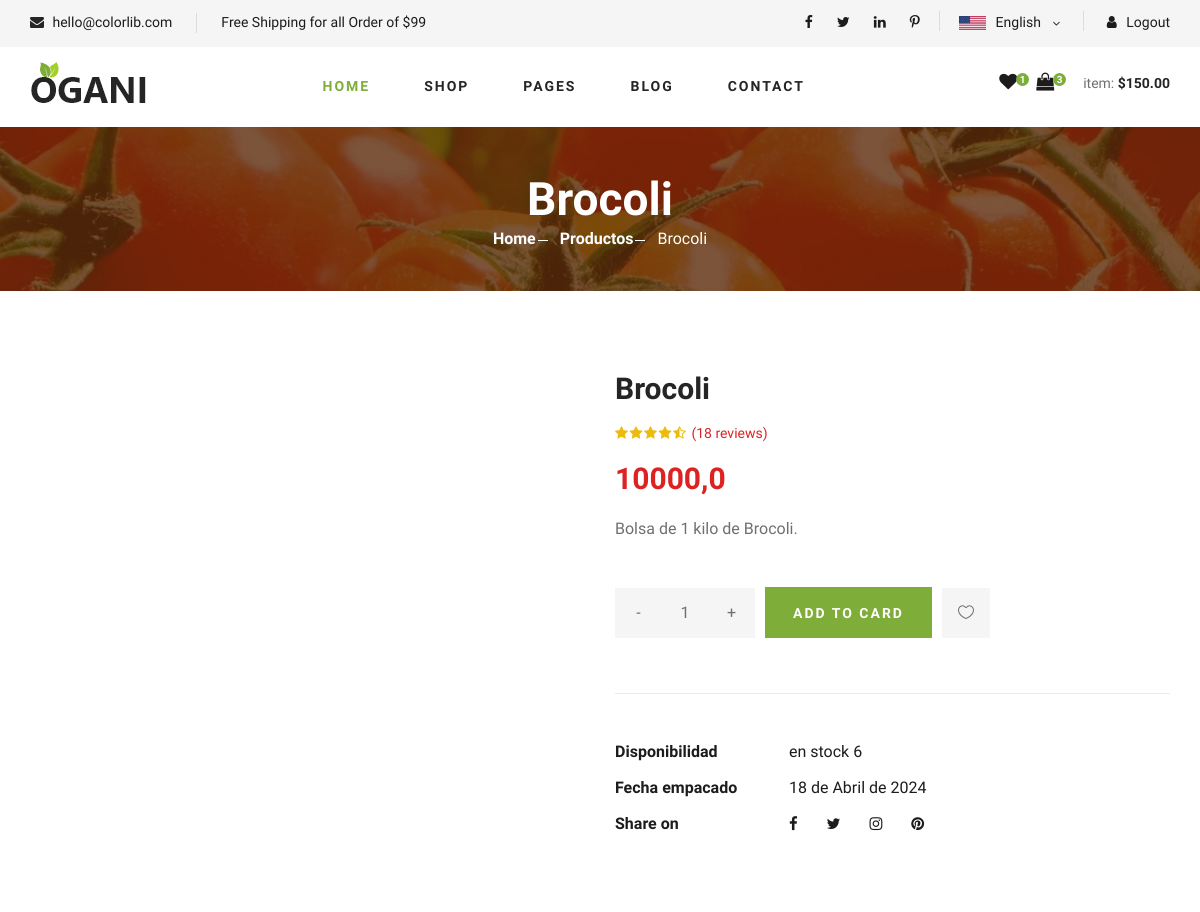
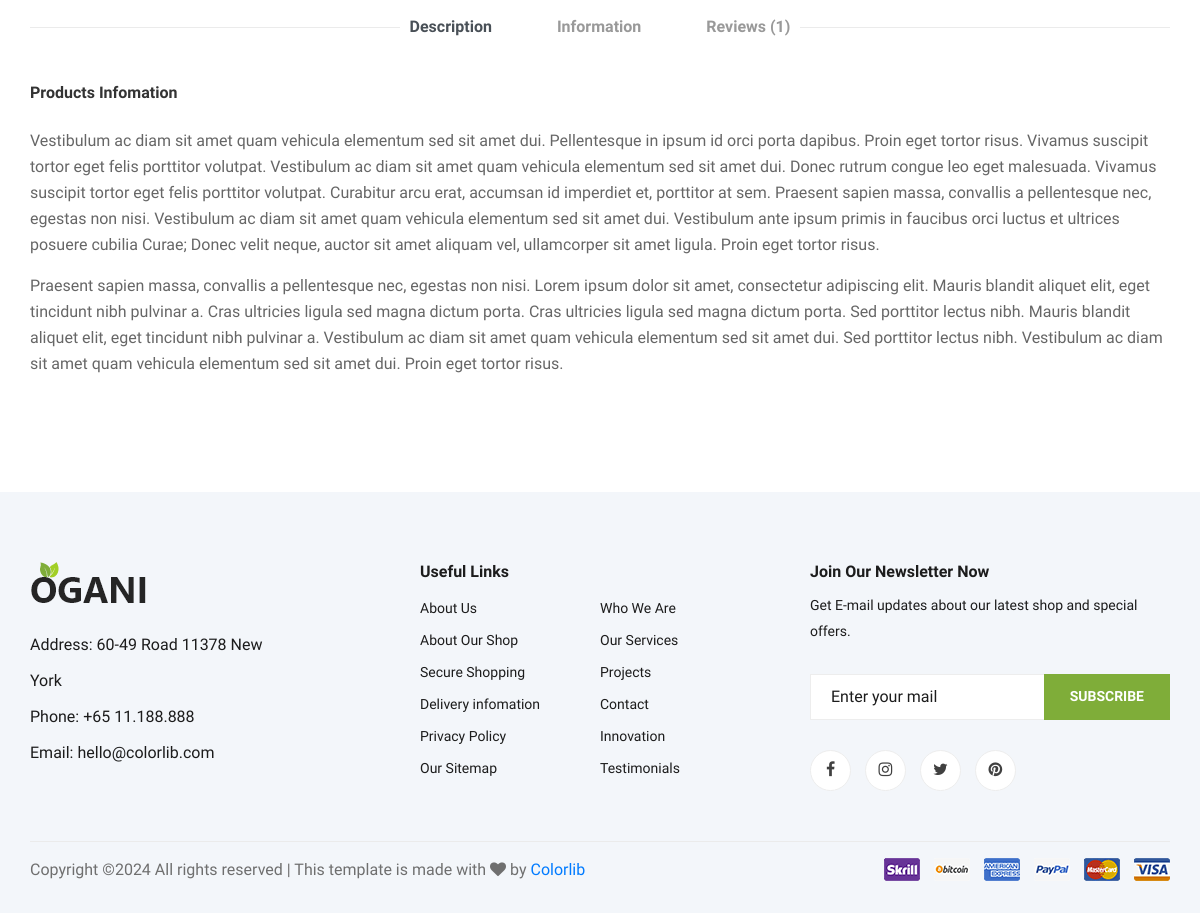
Screenshot of /productos/5 with the database file from the repository (2 pictures, top to bottom).
### products/models.py (models this page shows, shortened)
class products(models.Model):
    name = models.CharField(max_length=150, verbose_name='Nombre')
    description = models.TextField(verbose_name='Descripción')
    cost = models.FloatField(verbose_name='Precio producto')
    quantity = models.IntegerField(verbose_name='Cantidad de producto')
    image = models.ImageField(default='null', blank=True, null=True, verbose_name="Foto", upload_to="categories")
    datePacked = models.DateField(auto_now=False, verbose_name="Fecha de empaquetado")
    expiryDate = models.DateField(auto_now=False, verbose_name="Fecha de vencimiento")
    expiryTime = models.TimeField(auto_now=False, verbose_name="Hora de expiración")
    public = models.BooleanField(default=False, verbose_name="¿Publicado?")
    user = models.ForeignKey(User, editable=False, verbose_name="Usuario", on_delete=models.PROTECT, blank=True, null=True)
    categorie = models.ManyToManyField(categories, blank=True, verbose_name="Categorías")
    create_at = models.DateTimeField(auto_now_add=True, verbose_name='Creado')
    update_at = models.DateTimeField(auto_now=True, verbose_name='Editado')
    class Meta:
        verbose_name = 'Producto'
        verbose_name_plural = 'Productos'
        ordering = ['-create_at']

### products/views.py (the view)
# urls.py: path('productos/<int:product_id>', productDetail, name="producto"),
def productDetail(request, product_id):
    product = get_object_or_404(products, id=product_id)
    return render(request, 'products/shop-details.html',{
        'title':'Producto',
        'product':product
    })

### products/templates/products/shop-details.html (shortened to what this page needs)
{% extends "layouts/layout.html" %}
{% block content %}
{% load static %}
<section class="breadcrumb-section set-bg" data-setbg="{% static 'img/breadcrumb.jpg' %} ">
    <div class="container">
        <div class="row">
            <div class="col-lg-12 text-center">
                <div class="breadcrumb__text">
                    <h2>{{product.name}}</h2>
                    <div class="breadcrumb__option">
                        <a href="{% url "index" %}">Home</a>
                        <a href="{% url "productos" %}">Productos</a>
                        <span>{{product.name}}</span>
                    </div>
                </div>
            </div>
        </div>
    </div>
</section>
<section class="product-details spad">
    <div class="container">
        <div class="row">
            <div class="col-lg-6 col-md-6">
                <div class="product__details__pic">
                    <div class="product__details__pic__item">
                    </div>
                </div>
            </div>
            <div class="col-lg-6 col-md-6">
                <div class="product__details__text">
                    <h3>{{product.name}}</h3>
                    <div class="product__details__rating">
                        <i class="fa fa-star"></i>
                        <i class="fa fa-star"></i>
                        <i class="fa fa-star"></i>
                        <i class="fa fa-star"></i>
                        <i class="fa fa-star-half-o"></i>
                        <span>(18 reviews)</span>
                    </div>
                    <div class="product__details__price">{{product.cost}}</div>
                    <p>{{product.description}}</p>
                    <div class="product__details__quantity">
                        <div class="quantity">
                            <div class="pro-qty">
                                <input type="text" value="1">
                            </div>
                        </div>
                    </div>
                    <a href="#" class="primary-btn">ADD TO CARD</a>
                    <a href="#" class="heart-icon"><span class="icon_heart_alt"></span></a>
                    <ul>
                        <li><b>Disponibilidad</b> <span>en stock {{product.quantity}}</span></li>
                        <li><b>Fecha empacado</b> <span>{{product.datePacked}}</span></li>
                        <li><b>Share on</b>
                            <div class="share">
                                <a href="#"><i class="fa fa-facebook"></i></a>
                                <a href="#"><i class="fa fa-twitter"></i></a>
                                <a href="#"><i class="fa fa-instagram"></i></a>
                                <a href="#"><i class="fa fa-pinterest"></i></a>
                            </div>
                        </li>
                    </ul>
                </div>
            </div>
            <div class="col-lg-12">
                <div class="product__details__tab">
                    <ul class="nav nav-tabs" role="tablist">
                        <li class="nav-item">
                            <a class="nav-link active" data-toggle="tab" href="#tabs-1" role="tab"
                                aria-selected="true">Description</a>
                        </li>
                        <li class="nav-item">
                            <a class="nav-link" data-toggle="tab" href="#tabs-2" role="tab"
                                aria-selected="false">Information</a>
                        </li>
                        <li class="nav-item">
                            <a class="nav-link" data-toggle="tab" href="#tabs-3" role="tab"
                                aria-selected="false">Reviews <span>(1)</span></a>
                        </li>
                    </ul>
                    <div class="tab-content">
                        <div class="tab-pane active" id="tabs-1" role="tabpanel">
                            <div class="product__details__tab__desc">
                                <h6>Products Infomation</h6>
                                <p>Vestibulum ac diam sit amet quam vehicula elementum sed sit amet dui.
                                    Pellentesque in ipsum id orci porta dapibus. Proin eget tortor risus. Vivamus
                                    suscipit tortor eget felis porttitor volutpat. Vestibulum ac diam sit amet quam
                                    vehicula elementum sed sit amet dui. Donec rutrum congue leo eget malesuada.
                                    Vivamus suscipit tortor eget felis porttitor volutpat. Curabitur arcu erat,
                                    accumsan id imperdiet et, porttitor at sem. Praesent sapien massa, convallis a
                                    pellentesque nec, egestas non nisi. Vestibulum ac diam sit amet quam vehicula
                                    elementum sed sit amet dui. Vestibulum ante ipsum primis in faucibus orci luctus
                                    et ultrices posuere cubilia Curae; Donec velit neque, auctor sit amet aliquam
                                    vel, ullamcorper sit amet ligula. Proin eget tortor risus.</p>
                                    <p>Praesent sapien massa, convallis a pellentesque nec, egestas non nisi. Lorem
                                    ipsum dolor sit amet, consectetur adipiscing elit. Mauris blandit aliquet
                                    elit, eget tincidunt nibh pulvinar a. Cras ultricies ligula sed magna dictum
                                    porta. Cras ultricies ligula sed magna dictum porta. Sed porttitor lectus
                                    nibh. Mauris blandit aliquet elit, eget tincidunt nibh pulvinar a.
                                    Vestibulum ac diam sit amet quam vehicula elementum sed sit amet dui. Sed
                                    porttitor lectus nibh. Vestibulum ac diam sit amet quam vehicula elementum
                                    sed sit amet dui. Proin eget tortor risus.</p>
                            </div>
                        </div>
                    </div>
                </div>
            </div>
        </div>
    </div>
</section>
{% endblock content %}

### mainapp/static/css/style.css (style rules this page uses)
html, body { height: 100%; font-family: "Cairo", sans-serif; -webkit-font-smoothing: antialiased; font-smoothing: antialiased; }
h1, h2, h3, h4, h5, h6 { margin: 0; color: #111111; font-weight: 400; font-family: "Cairo", sans-serif; }
h2 { font-size: 36px; }
h3 { font-size: 30px; }
h6 { font-size: 16px; }
p { font-size: 16px; font-family: "Cairo", sans-serif; color: #6f6f6f; font-weight: 400; line-height: 26px; margin: 0 0 15px 0; }
ul, ol { padding: 0; margin: 0; }
.set-bg { background-repeat: no-repeat; background-size: cover; background-position: top center; }
.spad { padding-top: 100px; padding-bottom: 100px; }
.primary-btn { display: inline-block; font-size: 14px; padding: 10px 28px 10px; color: #ffffff; text-transform: uppercase; font-weight: 700; background: #7fad39; letter-spacing: 2px; }
.breadcrumb-section { display: flex; align-items: center; padding: 45px 0 40px; }
.breadcrumb__text h2 { font-size: 46px; color: #ffffff; font-weight: 700; }
.breadcrumb__option a { display: inline-block; font-size: 16px; color: #ffffff; font-weight: 700; margin-right: 20px; position: relative; }
.breadcrumb__option a:after { position: absolute; right: -12px; top: 13px; height: 1px; width: 10px; background: #ffffff; content: ""; }
.breadcrumb__option span { display: inline-block; font-size: 16px; color: #ffffff; }
.product-details { padding-top: 80px; }
.product__details__pic__item { margin-bottom: 20px; }
.product__details__text h3 { color: #252525; font-weight: 700; margin-bottom: 16px; }
.product__details__text .product__details__rating { font-size: 14px; margin-bottom: 12px; }
.product__details__text .product__details__rating i { margin-right: -2px; color: #EDBB0E; }
.product__details__text .product__details__rating span { color: #dd2222; margin-left: 4px; }
.product__details__text .product__details__price { font-size: 30px; color: #dd2222; font-weight: 600; margin-bottom: 15px; }
.product__details__text p { margin-bottom: 45px; }
.product__details__text .primary-btn { padding: 16px 28px 14px; margin-right: 6px; margin-bottom: 5px; }
.product__details__text .heart-icon { display: inline-block; font-size: 16px; color: #6f6f6f; padding: 13px 16px 13px; background: #f5f5f5; }
.product__details__text ul { border-top: 1px solid #ebebeb; padding-top: 40px; margin-top: 50px; }
.product__details__text ul li { font-size: 16px; color: #1c1c1c; list-style: none; line-height: 36px; }
.product__details__text ul li b { font-weight: 700; width: 170px; display: inline-block; }
.product__details__text ul li .share { display: inline-block; }
.product__details__text ul li .share a { display: inline-block; font-size: 15px; color: #1c1c1c; margin-right: 25px; }
.product__details__text ul li .share a:last-child { margin-right: 0; }
.product__details__quantity { display: inline-block; margin-right: 6px; }
.pro-qty { width: 140px; height: 50px; display: inline-block; position: relative; text-align: center; background: #f5f5f5; margin-bottom: 5px; }
.pro-qty input { height: 100%; width: 100%; font-size: 16px; color: #6f6f6f; width: 50px; border: none; background: #f5f5f5; text-align: center; }
.product__details__tab { padding-top: 85px; }
.product__details__tab .nav-tabs { border-bottom: none; justify-content: center; position: relative; }
.product__details__tab .nav-tabs:before { position: absolute; left: 0; top: 12px; height: 1px; width: 370px; background: #ebebeb; content: ""; }
.product__details__tab .nav-tabs:after { position: absolute; right: 0; top: 12px; height: 1px; width: 370px; background: #ebebeb; content: ""; }
.product__details__tab .nav-tabs li { margin-bottom: 0; margin-right: 65px; }
.product__details__tab .nav-tabs li:last-child { margin-right: 0; }
.product__details__tab .nav-tabs li a { font-size: 16px; color: #999999; font-weight: 700; border: none; border-top-left-radius: 0; border-top-right-radius: 0; padding: 0; }
.product__details__tab .product__details__tab__desc { padding-top: 44px; }
.product__details__tab .product__details__tab__desc h6 { font-weight: 700; color: #333333; margin-bottom: 26px; }
.product__details__tab .product__details__tab__desc p { color: #666666; }
@media only screen and (min-width: 1200px) { .container { max-width: 1170px; } }

### rows the page displays
products: name "Brocoli", cost "10000,0", description "Bolsa de 1 kilo de Brocoli.", quantity "6", datePacked "18 de Abril de 2024"
